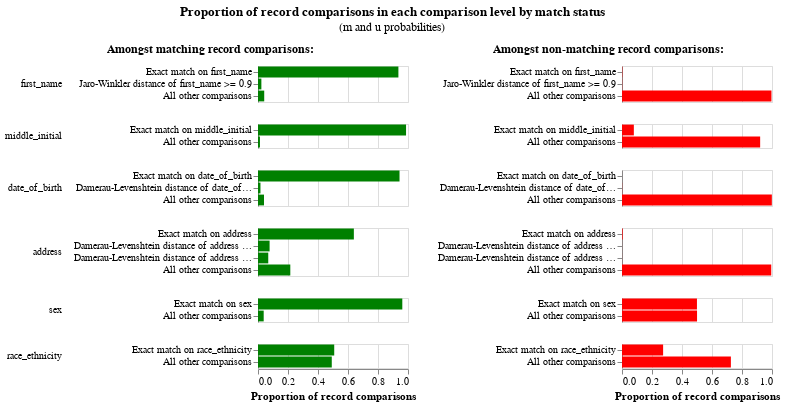

Write notebook code for a chart like this one.
### Code cell
session_ln.m_u_values_interactive_history_chart()
